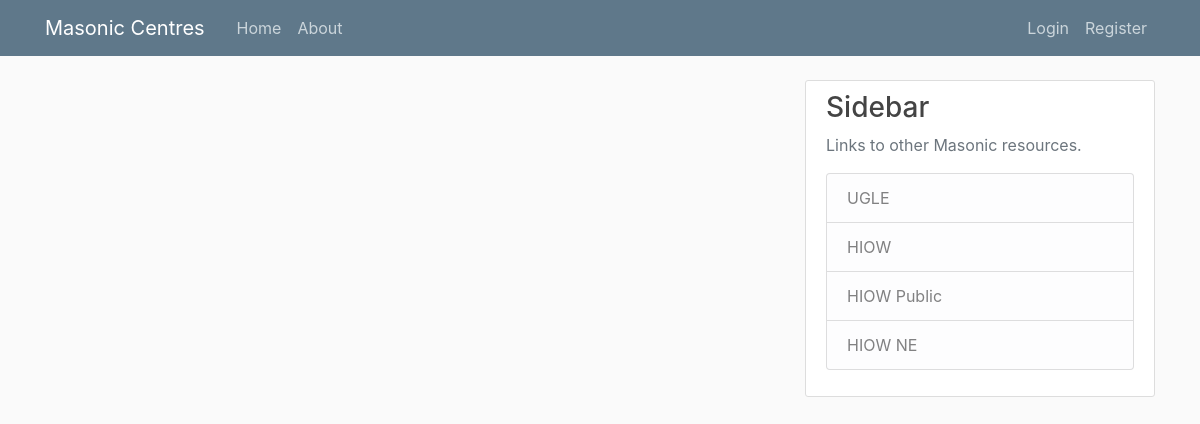
Before: / with the older database file.
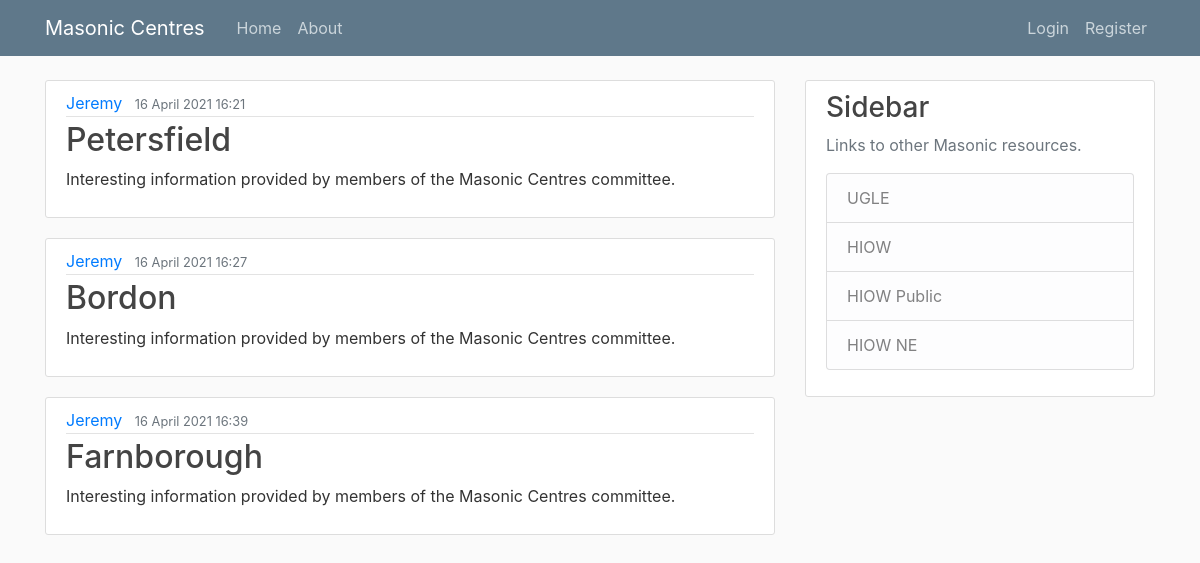
After: the same page with the newer database file.
### blog/models.py (models this page shows, shortened)
class Post(models.Model):
    title = models.CharField(max_length=100)
    content = models.TextField()
    date_posted = models.DateTimeField(default=timezone.now)
    update_posted = models.DateTimeField(auto_now=True)
    author = models.ForeignKey(User, on_delete=models.CASCADE)

### blog/views.py (the view)
# urls.py: path('', views.home, name='blog-home'),
def home(request):
    context = {
        'posts': Post.objects.all(),
        'title': 'Home'
    }
    return render(request, 'blog/home.html', context)

### blog/templates/blog/home.html
{% extends "blog/base.html" %}
{% block content %}
    {% for post in posts %}
        <article class="media content-section">
            <div class="media-body">
                <div class="article-metadata">
                    <a class="mr-2" href="#">{{ post.author }}</a>
                    <small class="text-muted">{{ post.date_posted|date:"d F Y H:i" }}</small>
                </div>
                <h2><a class="article-title" href="#">{{ post.title }}</a></h2>
                <p class="article-content">{{ post.content }}</p>
            </div>
        </article>
    {% endfor %}
{% endblock content %}

### blog/templates/blog/base.html (shortened to what this page needs)
{% load static %}
<!DOCTYPE html>
<html>
    <head>
        <link rel="stylesheet" href="https://maxcdn.bootstrapcdn.com/bootstrap/4.0.0/css/bootstrap.min.css">
        <link rel="stylesheet" type="text/css" href="{% static 'blog/main.css' %}">
    </head>
    <body>
        <header class="site-header">
            <nav class="navbar navbar-expand-md navbar-dark bg-steel fixed-top">
                <div class="container">
                    <a class="navbar-brand mr-4" href="{% url 'blog-home' %}">Masonic Centres</a>
                    <div class="collapse navbar-collapse" id="navbarToggle">
                        <div class="navbar-nav mr-auto">
                            <a class="nav-item nav-link" href="{% url 'blog-home' %}">Home</a>
                            <a class="nav-item nav-link" href="{% url 'blog-about' %}">About</a>
                        </div>
                        <div class="navbar-nav">
                            <a class="nav-item nav-link" href="#">Login</a>
                            <a class="nav-item nav-link" href="#">Register</a>
                        </div>
                    </div>
                </div>
            </nav>
        </header>
        <main role="main" class="container">
            <div class="row">
                <div class="col-md-8">
                    {% block content %}{% endblock %}
                </div>
                <div class="col-md-4">
                    <div class="content-section">
                        <h3>Sidebar</h3>
                        <p class='text-muted'>Links to other Masonic resources.
                            <ul class="list-group">
                                <li class="list-group-item list-group-item-light">UGLE</li>
                                <li class="list-group-item list-group-item-light">HIOW</li>
                                <li class="list-group-item list-group-item-light">HIOW Public</li>
                                <li class="list-group-item list-group-item-light">HIOW NE</li>
                            </ul>
                        </p>
                    </div>
                </div>
            </div>
        </main>
    </body>
</html>

### blog/static/blog/main.css (style rules this page uses)
body { background: #fafafa; color: #333333; margin-top: 5rem; }
h1, h2, h3, h4, h5, h6 { color: #444444; }
ul { margin: 0; }
.bg-steel { background-color: #5f788a; }
.site-header .navbar-nav .nav-link { color: #cbd5db; }
.content-section { background: #ffffff; padding: 10px 20px; border: 1px solid #dddddd; border-radius: 3px; margin-bottom: 20px; }
.article-title { color: #444444; }
.article-content { white-space: pre-line; }
.article-metadata { padding-bottom: 1px; margin-bottom: 4px; border-bottom: 1px solid #e3e3e3 }

Changed rows visible on the page:
added Post: author "Jeremy", date_posted "16 April 2021 16:21", title "Petersfield", content "Interesting information provided by members of the Masonic Centres committee."
added Post: author "Jeremy", date_posted "16 April 2021 16:27", title "Bordon", content "Interesting information provided by members of the Masonic Centres committee."
added Post: author "Jeremy", date_posted "16 April 2021 16:39", title "Farnborough", content "Interesting information provided by members of the Masonic Centres committee."
